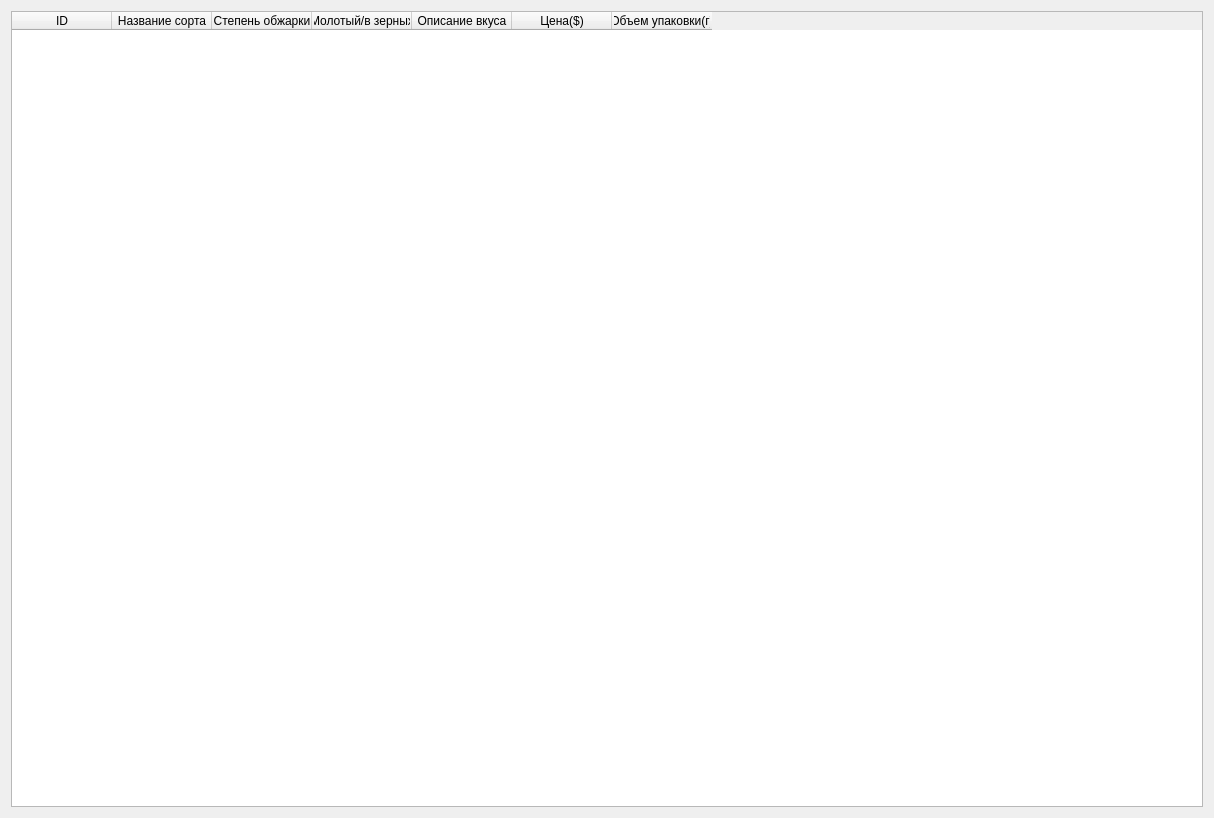
<?xml version="1.0" encoding="UTF-8"?>
<ui version="4.0">
 <class>Form</class>
 <widget class="QWidget" name="Form">
  <property name="geometry">
   <rect>
    <x>0</x>
    <y>0</y>
    <width>1214</width>
    <height>818</height>
   </rect>
  </property>
  <property name="windowTitle">
   <string>Form</string>
  </property>
  <layout class="QHBoxLayout" name="horizontalLayout">
   <item>
    <widget class="QTableWidget" name="tableWidget">
     <property name="sizePolicy">
      <sizepolicy hsizetype="Preferred" vsizetype="Preferred">
       <horstretch>0</horstretch>
       <verstretch>0</verstretch>
      </sizepolicy>
     </property>
     <property name="minimumSize">
      <size>
       <width>0</width>
       <height>0</height>
      </size>
     </property>
     <column>
      <property name="text">
       <string>ID</string>
      </property>
     </column>
     <column>
      <property name="text">
       <string>Название сорта</string>
      </property>
     </column>
     <column>
      <property name="text">
       <string>Степень обжарки</string>
      </property>
     </column>
     <column>
      <property name="text">
       <string>Молотый/в зерных</string>
      </property>
     </column>
     <column>
      <property name="text">
       <string>Описание вкуса</string>
      </property>
     </column>
     <column>
      <property name="text">
       <string>Цена($)</string>
      </property>
     </column>
     <column>
      <property name="text">
       <string>Объем упаковки(г)</string>
      </property>
     </column>
    </widget>
   </item>
  </layout>
 </widget>
 <resources/>
 <connections/>
</ui>
